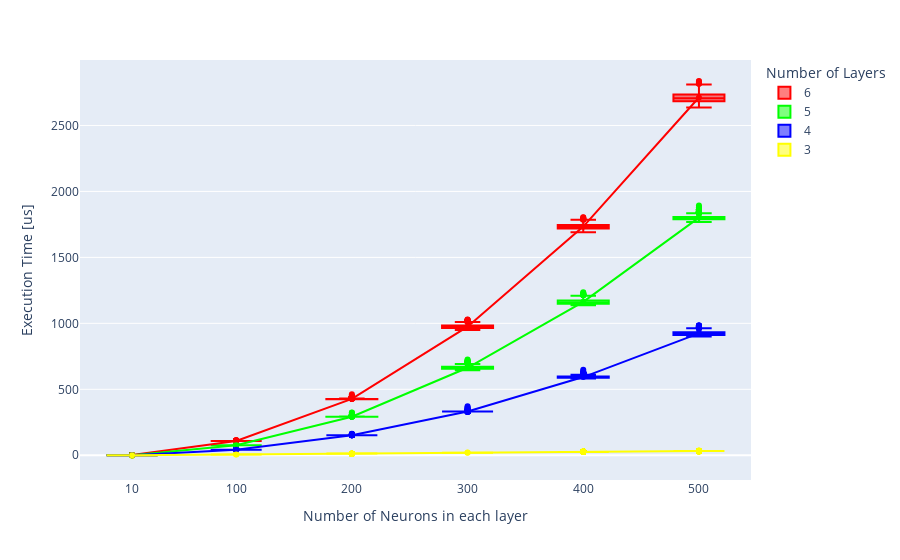

This figure's notebook cell:
### Code cell
color_map = {6: 'rgb(255,0,0)', 5: 'rgb(0,255,0)', 4: 'rgb(0,0,255)', 3: 'rgb(255,255,0)'}

fig = px.box(df, x="num_neurons", y="measurement", color="num_layers",boxmode = 'overlay', color_discrete_map=color_map)
fig.update_layout(xaxis_title="Number of Neurons in each layer", yaxis_title="Execution Time [us]", legend_title = 'Number of Layers')
fig.update_layout(
    xaxis = dict(
        tickmode = 'array',
        tickvals = num_neurons
    )
)

for i in num_layers:
    mean = []
    for j in num_neurons:
        mean.append(df.loc[(df['num_layers'] == i) & (df['num_neurons'] == j)]['measurement'].mean())
    fig.add_trace(go.Scatter(x=num_neurons, y=mean, showlegend=False,  marker_color=color_map[i] ))
fig.show()

### Figure 1 — Plotly figure (JSON) as saved in the notebook; plotly's stock layout.template omitted (floating-point values rounded to 4 significant figures; data arrays with more than 128 entries replaced by an {"elided": "..."} marker saying what was removed)
{"data": [{"alignmentgroup": "True", "hovertemplate": "num_layers=6<br>num_neurons=%{x}<br>measurement=%{y}<extra></extra>", "legendgroup": "6", "marker": {"color": "rgb(255,0,0)"}, "name": "6", "notched": false, "offsetgroup": "6", "orientation": "v", "showlegend": true, "type": "box", "x": {"elided": "6000 int values"}, "x0": " ", "xaxis": "x", "y": {"elided": "6000 int values"}, "y0": " ", "yaxis": "y"}, {"alignmentgroup": "True", "hovertemplate": "num_layers=5<br>num_neurons=%{x}<br>measurement=%{y}<extra></extra>", "legendgroup": "5", "marker": {"color": "rgb(0,255,0)"}, "name": "5", "notched": false, "offsetgroup": "5", "orientation": "v", "showlegend": true, "type": "box", "x": {"elided": "6000 int values"}, "x0": " ", "xaxis": "x", "y": {"elided": "6000 int values"}, "y0": " ", "yaxis": "y"}, {"alignmentgroup": "True", "hovertemplate": "num_layers=4<br>num_neurons=%{x}<br>measurement=%{y}<extra></extra>", "legendgroup": "4", "marker": {"color": "rgb(0,0,255)"}, "name": "4", "notched": false, "offsetgroup": "4", "orientation": "v", "showlegend": true, "type": "box", "x": {"elided": "6000 int values"}, "x0": " ", "xaxis": "x", "y": {"elided": "6000 int values"}, "y0": " ", "yaxis": "y"}, {"alignmentgroup": "True", "hovertemplate": "num_layers=3<br>num_neurons=%{x}<br>measurement=%{y}<extra></extra>", "legendgroup": "3", "marker": {"color": "rgb(255,255,0)"}, "name": "3", "notched": false, "offsetgroup": "3", "orientation": "v", "showlegend": true, "type": "box", "x": {"elided": "6000 int values"}, "x0": " ", "xaxis": "x", "y": {"elided": "6000 int values"}, "y0": " ", "yaxis": "y"}, {"marker": {"color": "rgb(255,0,0)"}, "showlegend": false, "type": "scatter", "x": [500, 400, 300, 200, 100, 10], "y": [2712.0, 1734.0, 974.8, 426.8, 108.1, 1.232]}, {"marker": {"color": "rgb(0,255,0)"}, "showlegend": false, "type": "scatter", "x": [500, 400, 300, 200, 100, 10], "y": [1801.0, 1163.0, 663.0, 291.8, 76.22, 1.012]}, {"marker": {"color": "rgb(0,0,255)"}, "showlegend": false, "type": "scatter", "x": [500, 400, 300, 200, 100, 10], "y": [923.9, 592.6, 332.2, 152.1, 41.06, 1]}, {"marker": {"color": "rgb(255,255,0)"}, "showlegend": false, "type": "scatter", "x": [500, 400, 300, 200, 100, 10], "y": [31.92, 25.24, 19.0, 12.97, 6.007, 0.083]}], "layout": {"boxmode": "overlay", "legend": {"title": {"text": "Number of Layers"}, "tracegroupgap": 0}, "margin": {"t": 60}, "xaxis": {"anchor": "y", "domain": [0, 1], "tickmode": "array", "tickvals": [500, 400, 300, 200, 100, 10], "title": {"text": "Number of Neurons in each layer"}}, "yaxis": {"anchor": "x", "domain": [0, 1], "title": {"text": "Execution Time [us]"}}}}
